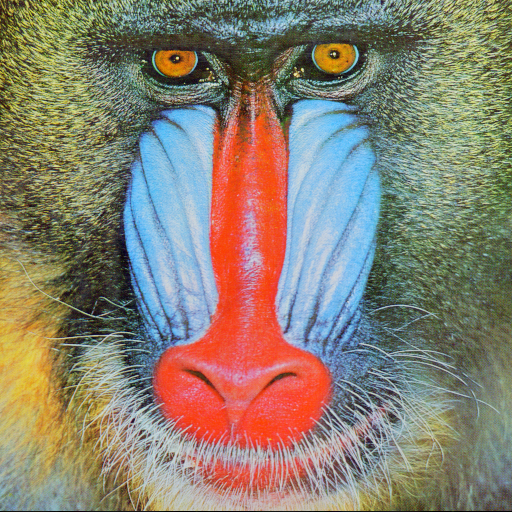
#> input picture Kodlar/baboon.bmp, 512 x 512 px
$ python h3_tekplottahistcizdirme.py
#> lines starting #> are read from the running program, lines starting #| are printed output that depends on the picture
import cv2
import matplotlib.pyplot as plt
# RGB bantlarının histogramlarını tek plot ta çizdirme
image = cv2.imread('baboon.bmp')
#> image is the input picture: shape (512, 512, 3); mean B, G, R 113.1, 128.9, 137.4
for i, col in enumerate(['b', 'g', 'r']):
    hist = cv2.calcHist([image], [i], None, [256], [0, 256])#ikinci parametre renk kanalı için
    plt.plot(hist, color=col)
    plt.xlim([0, 256])
plt.show()
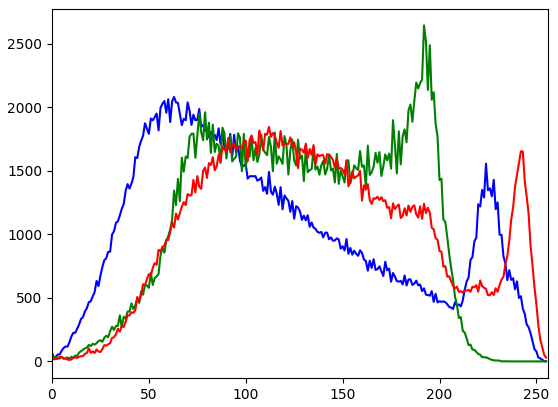
#> figure drawn by matplotlib, 1 panel; curve peaks at x = 63, y = 2081; curve peaks at x = 192, y = 2644; curve peaks at x = 112, y = 1845
